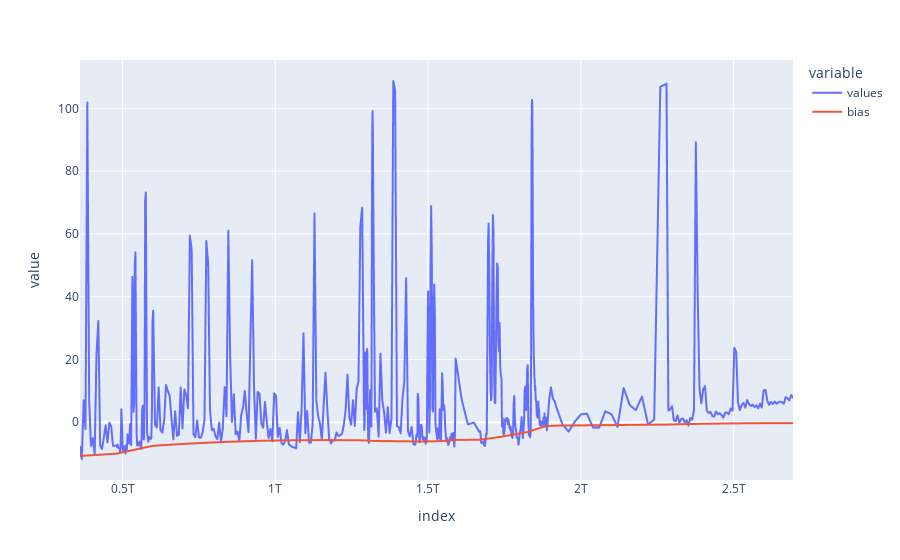

Notebook code for this chart:
### Markdown cell above
Ensuite application du filtre passe bas sur ce minimum.

### Code cell
bias = tools.butter_lowpass_filter(bias.squeeze(), tools.BIAS_FREQ, 1 / tools.PERIOD[1])
newdf['bias'] = bias[tools.PADDING : -tools.PADDING]
newdf.plot()

### Figure 1 — Plotly figure (JSON) as saved in the notebook; plotly's stock layout.template omitted (floating-point values rounded to 4 significant figures; data arrays with more than 128 entries replaced by an {"elided": "..."} marker saying what was removed)
{"data": [{"hovertemplate": "variable=values<br>index=%{x}<br>value=%{y}<extra></extra>", "legendgroup": "values", "line": {"color": "#636efa", "dash": "solid"}, "mode": "lines", "name": "values", "showlegend": true, "type": "scattergl", "x": {"elided": "552 int values"}, "xaxis": "x", "y": {"elided": "552 float values"}, "yaxis": "y"}, {"hovertemplate": "variable=bias<br>index=%{x}<br>value=%{y}<extra></extra>", "legendgroup": "bias", "line": {"color": "#EF553B", "dash": "solid"}, "mode": "lines", "name": "bias", "showlegend": true, "type": "scattergl", "x": {"elided": "552 int values"}, "xaxis": "x", "y": {"elided": "552 float values"}, "yaxis": "y"}], "layout": {"legend": {"title": {"text": "variable"}, "tracegroupgap": 0}, "margin": {"t": 60}, "xaxis": {"anchor": "y", "domain": [0, 1], "title": {"text": "index"}}, "yaxis": {"anchor": "x", "domain": [0, 1], "title": {"text": "value"}}}}
